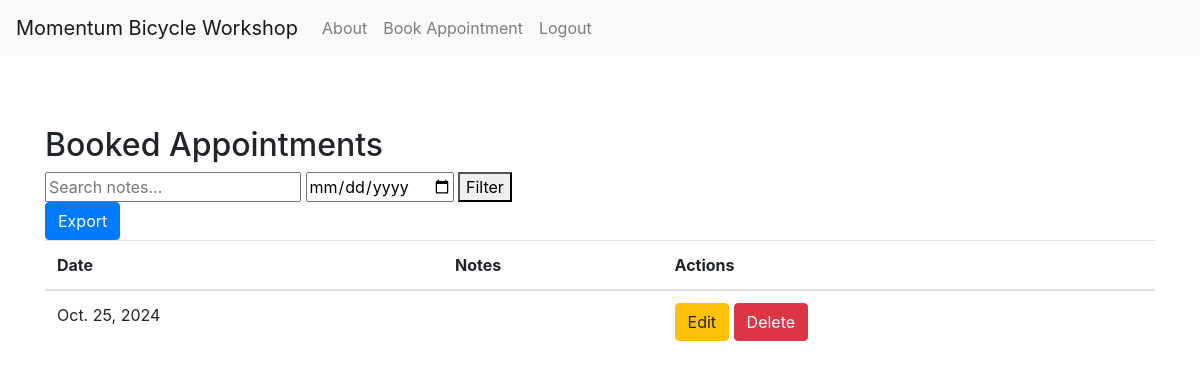
Page /owner/dashboard/ (signed in) on the earlier database version.
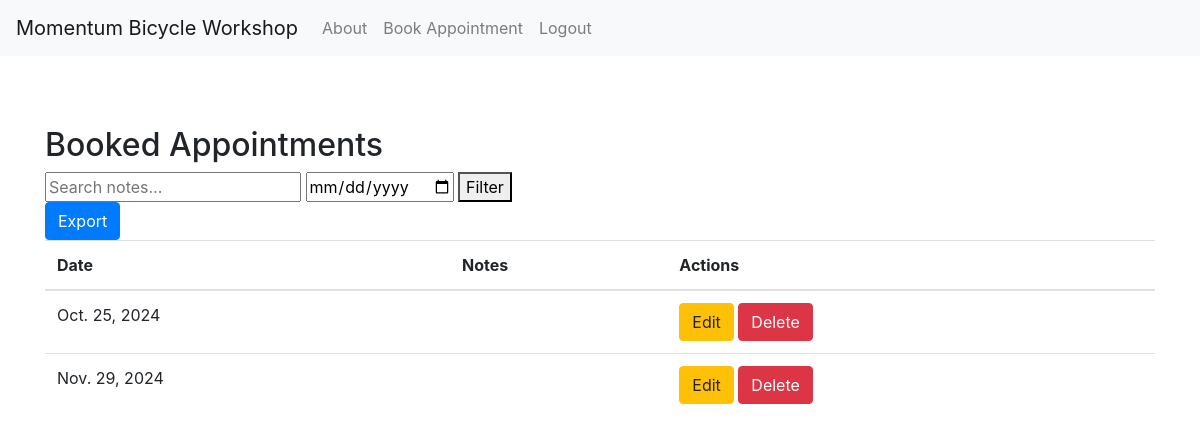
Same page on the later database version.
### myapp/models.py (models this page shows, shortened)
class Appointment(models.Model):
    user = models.ForeignKey(User, on_delete=models.CASCADE)  # Associate the appointment with a user
    date = models.DateField()
    time = models.TimeField()
    description = models.TextField(blank=True)  # Allowing blank descriptions
    photo = models.ImageField(upload_to='photos/', blank=True, null=True)
    class Meta:  # This should be properly indented within the model
        unique_together = ('user', 'date')  # or ('user', 'date', 'time') if you want to prevent double booking at the same time

### myapp/views.py (the view)
# urls.py: path('owner/dashboard/', views.OwnerDashboardView.as_view(), name='owner_dashboard'),
class OwnerDashboardView(LoginRequiredMixin, TemplateView):
    def get(self, request):
        appointments = Appointment.objects.all()
        date_filter = request.GET.get('date')
        if date_filter:
            appointments = appointments.filter(date__date=date_filter)
        search_query = request.GET.get('search')
        if search_query:
            appointments = appointments.filter(notes__icontains=search_query)
        return render(request, 'myapp/owner_dashboard.html', {'appointments': appointments})

### myapp/templates/myapp/owner_dashboard.html (shortened to what this page needs)
{% extends "myapp/base.html" %}
{% block content %}
<h2>Booked Appointments</h2>
<form method="GET" action="{% url 'owner_dashboard' %}">
    <input type="text" name="search" placeholder="Search notes...">
    <input type="date" name="date">
    <button type="submit">Filter</button>
</form>
<a href="{% url 'export_appointments' %}" class="btn btn-primary">Export</a>
<table class="table">
    <thead>
        <tr>
            <th>Date</th>
            <th>Notes</th>
            <th>Actions</th>
        </tr>
    </thead>
    <tbody>
        {% for appointment in appointments %}
        <tr>
            <td>{{ appointment.date }}</td>
            <td>{{ appointment.notes }}</td>
            <td>
                <a href="{% url 'edit_appointment' appointment.id %}" class="btn btn-warning">Edit</a>
                <form method="POST" action="{% url 'delete_appointment' appointment.id %}" style="display:inline;">
                    <button type="submit" class="btn btn-danger">Delete</button>
                </form>
            </td>
        </tr>
        {% endfor %}
    </tbody>
</table>
{% endblock %}

Differences in the rows shown:
added Appointment: date "Nov. 29, 2024"
